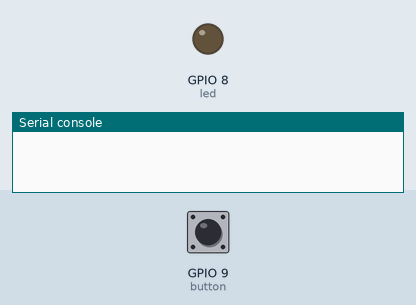
Recording of a program running on a simulated ESP8266 board running MicroPython. Parts: output pins drawn as LEDs (lit = HIGH), the last lines printed to the serial console. The test bench sets the inputs (shaded band); at power-on: GPIO 9 (button) LOW.

Above: at 1.2 s.
1.3 s: GPIO 9 (button) pulled HIGH for 0.15 s
At 2.3 s:
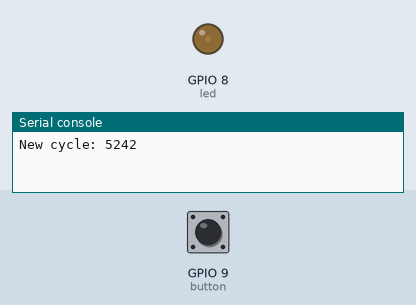
2.9 s: GPIO 9 (button) pulled HIGH for 1 s
At 3.5 s:
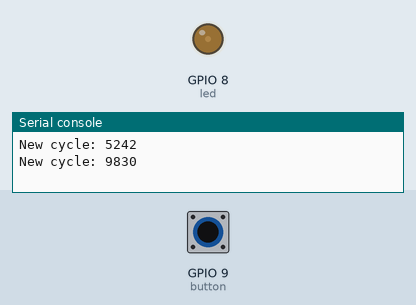
5.4 s: GPIO 9 (button) pulled HIGH for 0.15 s
At 6.6 s:
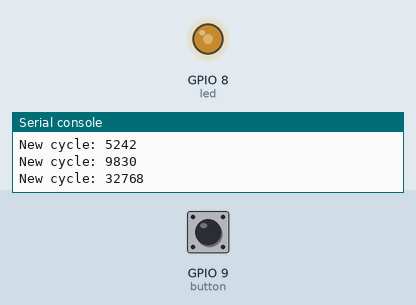
7.0 s: GPIO 9 (button) pulled HIGH for 3.2 s
At 7.8 s:
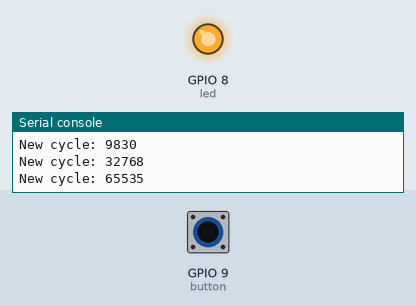
Timing chart, 0 to 10.0 s (numbered marks = the images above; inputs shaded):
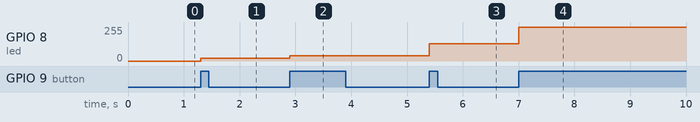

The program:

led_dimmer.py
```python
# Connect LED to pin 8 + GND. Press the boot button to toggle between the different dimming steps.

import time
from machine import Pin, PWM

STEPS = [0, 8, 15, 50, 100]
DEBOUNCE_DELAY_MS = 100

t_last_interrupt = 0


def duty_cycle(duty_percentage):
    return min(2**16 - 1, int(2**16 * duty_percentage / 100))


duty_cycle_index = 0
led = PWM(Pin(8), freq=5000, duty_u16=duty_cycle(STEPS[duty_cycle_index]))


def update_brightness():
    global duty_cycle_index
    duty_cycle_index = (duty_cycle_index + 1) % len(STEPS)
    new_cycle = duty_cycle(STEPS[duty_cycle_index])
    print("New cycle:", new_cycle)
    led.duty_u16(new_cycle)


def handle_button_interrupt(_):
    global t_last_interrupt
    now = time.time_ns() / 1000
    if now - t_last_interrupt < DEBOUNCE_DELAY_MS:
        return

    t_last_interrupt = now
    update_brightness()


button = Pin(9, Pin.IN)
button.irq(trigger=Pin.IRQ_RISING, handler=handle_button_interrupt)
```

Measured:
- after the input at 1.3 s, GPIO 8 (led): 0/255 → 20/255 at once
- after the input at 2.9 s, GPIO 8 (led): 20/255 → 38/255 at once
- after the input at 5.4 s, GPIO 8 (led): 38/255 → 128/255 at once
- after the input at 7.0 s, GPIO 8 (led): 128/255 → 255/255 at once
